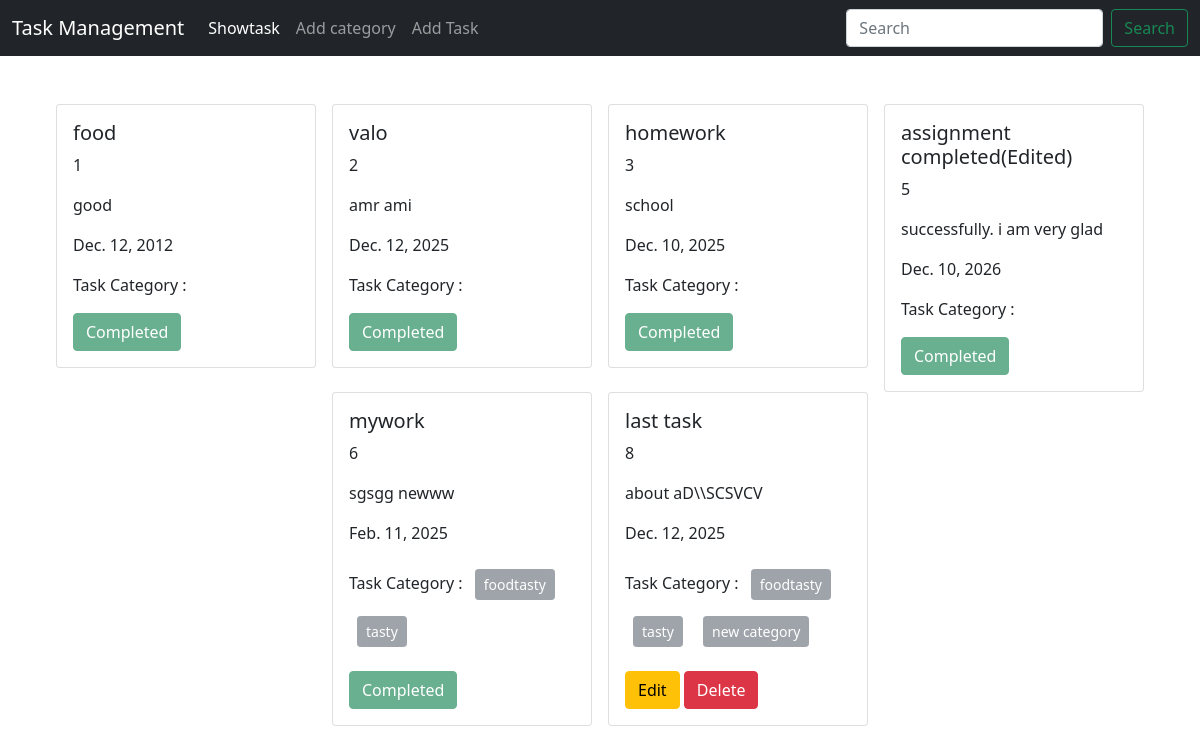
The page / on the database its author committed.
### task/models.py (models this page shows, shortened)
class Task(models.Model):
    id=models.IntegerField
    title=models.CharField(max_length=40)
    description=models.CharField(max_length=100)
    assigndate = models.DateField()
    is_completed= models.BooleanField(default=False)
    category=models.ManyToManyField(Catagory)

### category/models.py (models this page shows, shortened)
class Catagory(models.Model):
    name=models.CharField(max_length=40)

### TaskManagement/views.py (the view)
# urls.py: path('', views.home, name='homepage'),
def home(request):
    data=Task.objects.all()
    return render(request, 'home.html', {'data': data})

### templates/home.html (shortened to what this page needs)
{% extends 'base.html' %}
{% block content %}
<div class="d-flex flex-wrap justify-content-center px-5 pt-5">
    {% for task in data %}
    <div class="col-sm-3">
        <div class="card mx-2">
          <div class="card-body">
            <h5 class="card-title">{{task.title}}</h5>
            <p class="card-text">{{task.id}}</p>
            <p class="card-text">{{ task.description}}</p>
            <p class="card-text">{{task.assigndate}}</p>
               <p>Task Category :
                {% for cat in task.category.all %}
                  <button class="btn btn-secondary btn-sm m-2" disabled> {{ cat.name }} </button>
                {% endfor %}
              </p>
              {% if task.is_completed %}
              <button class="btn btn-success" disabled>Completed</button>
              {% else %}
            <a href="{% url 'edit_task' task.id %}" class="btn btn-warning">Edit</a>
            <a href="{% url 'delete_task' task.id %}" class="btn btn-danger">Delete</a>
            {% endif %}
          </div>
        </div>
      </div>
    {% endfor %}
  </div>
{% endblock  %}

### templates/base.html (shortened to what this page needs)
<!doctype html>
<html lang="en">
  <head>
    <link href="https://cdn.jsdelivr.net/npm/bootstrap@5.0.2/dist/css/bootstrap.min.css" rel="stylesheet">
  </head>
  <body>
    <nav class="navbar navbar-expand-lg navbar-dark bg-dark">
        <div class="container-fluid">
          <a class="navbar-brand" href="#">Task Management</a>
          <div class="collapse navbar-collapse" id="navbarSupportedContent">
            <ul class="navbar-nav me-auto mb-2 mb-lg-0">
              <li class="nav-item">
                <a class="nav-link active" aria-current="page" href="{% url 'homepage' %}">Showtask</a>
              </li>
               <li class="nav-item">
                <a class="nav-link" href="{% url 'add_category' %}">Add category</a>
              </li>
              <li class="nav-item">
                <a class="nav-link" href="{% url 'add_task' %}">Add Task</a>
              </li>
            </ul>
            <form class="d-flex">
              <input class="form-control me-2" type="search" placeholder="Search" aria-label="Search">
              <button class="btn btn-outline-success" type="submit">Search</button>
            </form>
          </div>
        </div>
      </nav>
      {% block content %}
       {% endblock %}
  </body>
</html>

### rows shown on the page
Task: title "food", id "1", description "good", assigndate "Dec. 12, 2012", is_completed "Completed"
Task: title "valo", id "2", description "amr ami", assigndate "Dec. 12, 2025", is_completed "Completed"
Task: title "homework", id "3", description "school", assigndate "Dec. 10, 2025", is_completed "Completed"
Task: title "assignment completed(Edited)", id "5", description "successfully. i am very glad", assigndate "Dec. 10, 2026", is_completed "Completed"
Task: title "mywork", id "6", description "sgsgg newww", assigndate "Feb. 11, 2025", is_completed "Completed"
Catagory: name "foodtasty"
Catagory: name "tasty"
Task: title "last task", id "8", description "about aD\\\\SCSVCV", assigndate "Dec. 12, 2025", is_completed "Edit"
Catagory: name "new category"
